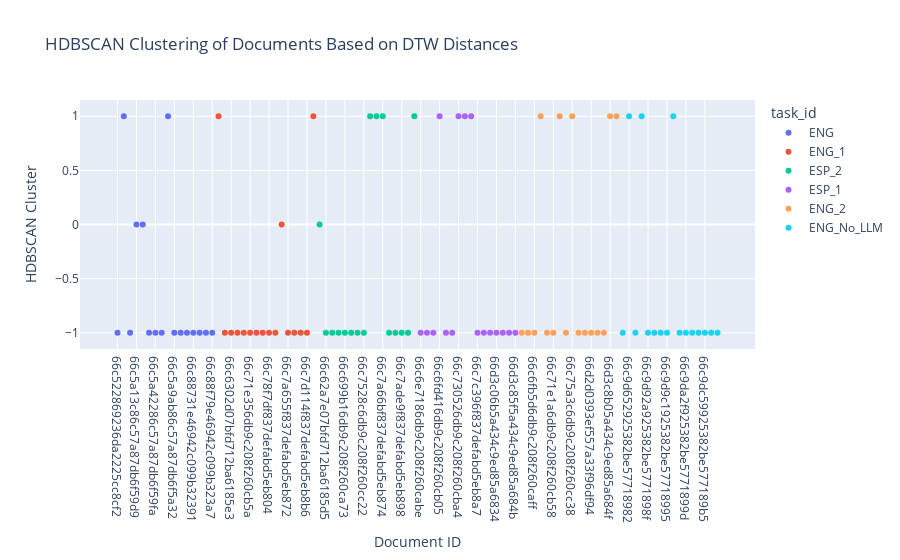

Notebook code cell kept with this figure:
### Code cell
import plotly.express as px

# Create a scatter plot with Plotly
fig = px.scatter(
    master_list, 
    x='document_id', 
    y='hdbscan_cluster', 
    color='task_id',  # Color points by task_id
    hover_data=['task_id'],  # Display task_id on hover
    title="HDBSCAN Clustering of Documents Based on DTW Distances",
    labels={'hdbscan_cluster': 'HDBSCAN Cluster', 'document_id': 'Document ID'}
)

# Show the interactive plot
fig.show()

### Figure 1 — Plotly figure (JSON) as saved in the notebook; plotly's stock layout.template omitted (floating-point values rounded to 4 significant figures)
{"data": [{"customdata": [["ENG"], ["ENG"], ["ENG"], ["ENG"], ["ENG"], ["ENG"], ["ENG"], ["ENG"], ["ENG"], ["ENG"], ["ENG"], ["ENG"], ["ENG"], ["ENG"], ["ENG"], ["ENG"]], "hovertemplate": "task_id=%{customdata[0]}<br>Document ID=%{x}<br>HDBSCAN Cluster=%{y}<extra></extra>", "legendgroup": "ENG", "marker": {"color": "#636efa", "symbol": "circle"}, "mode": "markers", "name": "ENG", "orientation": "v", "showlegend": true, "type": "scatter", "x": ["66c522869236da2225cc8cf2", "66c5241b9236da2225cc8cfa", "66c524a69236da2225cc8cfd", "66c5a13c86c57a87db6f59d9", "66c5a21086c57a87db6f59e1", "66c5a3e386c57a87db6f59f9", "66c5a42286c57a87db6f59fa", "66c5a45586c57a87db6f59fc", "66c5a85186c57a87db6f5a21", "66c5a9ab86c57a87db6f5a32", "66c5e4be2f44d7b54f76e52d", "66c5e76c2f44d7b54f76e534", "66c88731e46942c099b32391", "66c88773e46942c099b32393", "66c88d0be46942c099b323a0", "66c88f79e46942c099b323a7"], "xaxis": "x", "y": [-1, 1, -1, 0, 0, -1, -1, -1, 1, -1, -1, -1, -1, -1, -1, -1], "yaxis": "y"}, {"customdata": [["ENG_1"], ["ENG_1"], ["ENG_1"], ["ENG_1"], ["ENG_1"], ["ENG_1"], ["ENG_1"], ["ENG_1"], ["ENG_1"], ["ENG_1"], ["ENG_1"], ["ENG_1"], ["ENG_1"], ["ENG_1"], ["ENG_1"], ["ENG_1"]], "hovertemplate": "task_id=%{customdata[0]}<br>Document ID=%{x}<br>HDBSCAN Cluster=%{y}<extra></extra>", "legendgroup": "ENG_1", "marker": {"color": "#EF553B", "symbol": "circle"}, "mode": "markers", "name": "ENG_1", "orientation": "v", "showlegend": true, "type": "scatter", "x": ["66c6181507bfd712ba618584", "66c627b607bfd712ba6185cc", "66c6302d07bfd712ba6185e3", "66c685cc6db9c208f260ca3a", "66c6978c6db9c208f260ca68", "66c71e356db9c208f260cb5a", "66c7374d6db9c208f260cbc8", "66c74aea6db9c208f260cbfe", "66c78f7df837defabd5eb804", "66c7905af837defabd5eb80a", "66c7a4bdf837defabd5eb863", "66c7a655f837defabd5eb872", "66c7a8a6f837defabd5eb887", "66c7aa3ef837defabd5eb88b", "66c7d114f837defabd5eb8b6", "66c7de66f837defabd5eb8c1"], "xaxis": "x", "y": [1, -1, -1, -1, -1, -1, -1, -1, -1, -1, 0, -1, -1, -1, -1, 1], "yaxis": "y"}, {"customdata": [["ESP_2"], ["ESP_2"], ["ESP_2"], ["ESP_2"], ["ESP_2"], ["ESP_2"], ["ESP_2"], ["ESP_2"], ["ESP_2"], ["ESP_2"], ["ESP_2"], ["ESP_2"], ["ESP_2"], ["ESP_2"], ["ESP_2"], ["ESP_2"]], "hovertemplate": "task_id=%{customdata[0]}<br>Document ID=%{x}<br>HDBSCAN Cluster=%{y}<extra></extra>", "legendgroup": "ESP_2", "marker": {"color": "#00cc96", "symbol": "circle"}, "mode": "markers", "name": "ESP_2", "orientation": "v", "showlegend": true, "type": "scatter", "x": ["66c618f707bfd712ba61858f", "66c62a7e07bfd712ba6185d5", "66c637d607bfd712ba6185e9", "66c688dd6db9c208f260ca47", "66c699b16db9c208f260ca73", "66c720966db9c208f260cb6c", "66c739dd6db9c208f260cbd1", "66c7528c6db9c208f260cc22", "66c7913df837defabd5eb80f", "66c797acf837defabd5eb81a", "66c7a66bf837defabd5eb874", "66c7a884f837defabd5eb886", "66c7ac99f837defabd5eb891", "66c7ade9f837defabd5eb898", "66c7d52df837defabd5eb8bb", "66c7e14ef837defabd5eb8c7"], "xaxis": "x", "y": [0, -1, -1, -1, -1, -1, -1, -1, 1, 1, 1, -1, -1, -1, -1, 1], "yaxis": "y"}, {"customdata": [["ESP_1"], ["ESP_1"], ["ESP_1"], ["ESP_1"], ["ESP_1"], ["ESP_1"], ["ESP_1"], ["ESP_1"], ["ESP_1"], ["ESP_1"], ["ESP_1"], ["ESP_1"], ["ESP_1"], ["ESP_1"], ["ESP_1"], ["ESP_1"]], "hovertemplate": "task_id=%{customdata[0]}<br>Document ID=%{x}<br>HDBSCAN Cluster=%{y}<extra></extra>", "legendgroup": "ESP_1", "marker": {"color": "#ab63fa", "symbol": "circle"}, "mode": "markers", "name": "ESP_1", "orientation": "v", "showlegend": true, "type": "scatter", "x": ["66c6e7186db9c208f260cabe", "66c6eb886db9c208f260cad2", "66c6f8696db9c208f260caf5", "66c6fd416db9c208f260cb05", "66c70f016db9c208f260cb22", "66c71a176db9c208f260cb42", "66c730526db9c208f260cba4", "66c74f216db9c208f260cc0c", "66c757f06db9c208f260cc32", "66c7c396f837defabd5eb8a7", "66c9520cb087a0712a44d233", "66d2ccdb3ef557a33f96df8e", "66d3c06b5a434c9ed85a6834", "66d3c3775a434c9ed85a683a", "66d3c6d95a434c9ed85a6842", "66d3c85f5a434c9ed85a684b"], "xaxis": "x", "y": [-1, -1, -1, 1, -1, -1, 1, 1, 1, -1, -1, -1, -1, -1, -1, -1], "yaxis": "y"}, {"customdata": [["ENG_2"], ["ENG_2"], ["ENG_2"], ["ENG_2"], ["ENG_2"], ["ENG_2"], ["ENG_2"], ["ENG_2"], ["ENG_2"], ["ENG_2"], ["ENG_2"], ["ENG_2"], ["ENG_2"], ["ENG_2"], ["ENG_2"], ["ENG_2"]], "hovertemplate": "task_id=%{customdata[0]}<br>Document ID=%{x}<br>HDBSCAN Cluster=%{y}<extra></extra>", "legendgroup": "ENG_2", "marker": {"color": "#FFA15A", "symbol": "circle"}, "mode": "markers", "name": "ENG_2", "orientation": "v", "showlegend": true, "type": "scatter", "x": ["66c6eb326db9c208f260cacf", "66c6ef3c6db9c208f260cadb", "66c6fb5d6db9c208f260caff", "66c6fe226db9c208f260cb0c", "66c711cc6db9c208f260cb2a", "66c71e1a6db9c208f260cb58", "66c7333c6db9c208f260cbc1", "66c750f16db9c208f260cc18", "66c75a3c6db9c208f260cc38", "66c7c5a0f837defabd5eb8ac", "66c958a5b087a0712a44d238", "66d2d0393ef557a33f96df94", "66d3c7e95a434c9ed85a6847", "66d3c8af5a434c9ed85a684e", "66d3c8b05a434c9ed85a684f", "66d3ca8a5a434c9ed85a685a"], "xaxis": "x", "y": [-1, -1, -1, 1, -1, -1, 1, -1, 1, -1, -1, -1, -1, -1, 1, 1], "yaxis": "y"}, {"customdata": [["ENG_No_LLM"], ["ENG_No_LLM"], ["ENG_No_LLM"], ["ENG_No_LLM"], ["ENG_No_LLM"], ["ENG_No_LLM"], ["ENG_No_LLM"], ["ENG_No_LLM"], ["ENG_No_LLM"], ["ENG_No_LLM"], ["ENG_No_LLM"], ["ENG_No_LLM"], ["ENG_No_LLM"], ["ENG_No_LLM"], ["ENG_No_LLM"], ["ENG_No_LLM"]], "hovertemplate": "task_id=%{customdata[0]}<br>Document ID=%{x}<br>HDBSCAN Cluster=%{y}<extra></extra>", "legendgroup": "ENG_No_LLM", "marker": {"color": "#19d3f3", "symbol": "circle"}, "mode": "markers", "name": "ENG_No_LLM", "orientation": "v", "showlegend": true, "type": "scatter", "x": ["66c9d64b925382be57718981", "66c9d652925382be57718982", "66c9d89a925382be57718988", "66c9d8c3925382be5771898a", "66c9d92a925382be5771898f", "66c9d947925382be57718990", "66c9d9aa925382be57718994", "66c9d9c1925382be57718995", "66c9d9d2925382be57718997", "66c9da27925382be5771899c", "66c9da2f925382be5771899d", "66c9da94925382be577189a2", "66c9dbe4925382be577189af", "66c9dc59925382be577189b5", "66c9f03a925382be577189c6", "66c9f049925382be577189c8"], "xaxis": "x", "y": [-1, 1, -1, 1, -1, -1, -1, -1, 1, -1, -1, -1, -1, -1, -1, -1], "yaxis": "y"}], "layout": {"legend": {"title": {"text": "task_id"}, "tracegroupgap": 0}, "title": {"text": "HDBSCAN Clustering of Documents Based on DTW Distances"}, "xaxis": {"anchor": "y", "domain": [0, 1], "title": {"text": "Document ID"}}, "yaxis": {"anchor": "x", "domain": [0, 1], "title": {"text": "HDBSCAN Cluster"}}}}
